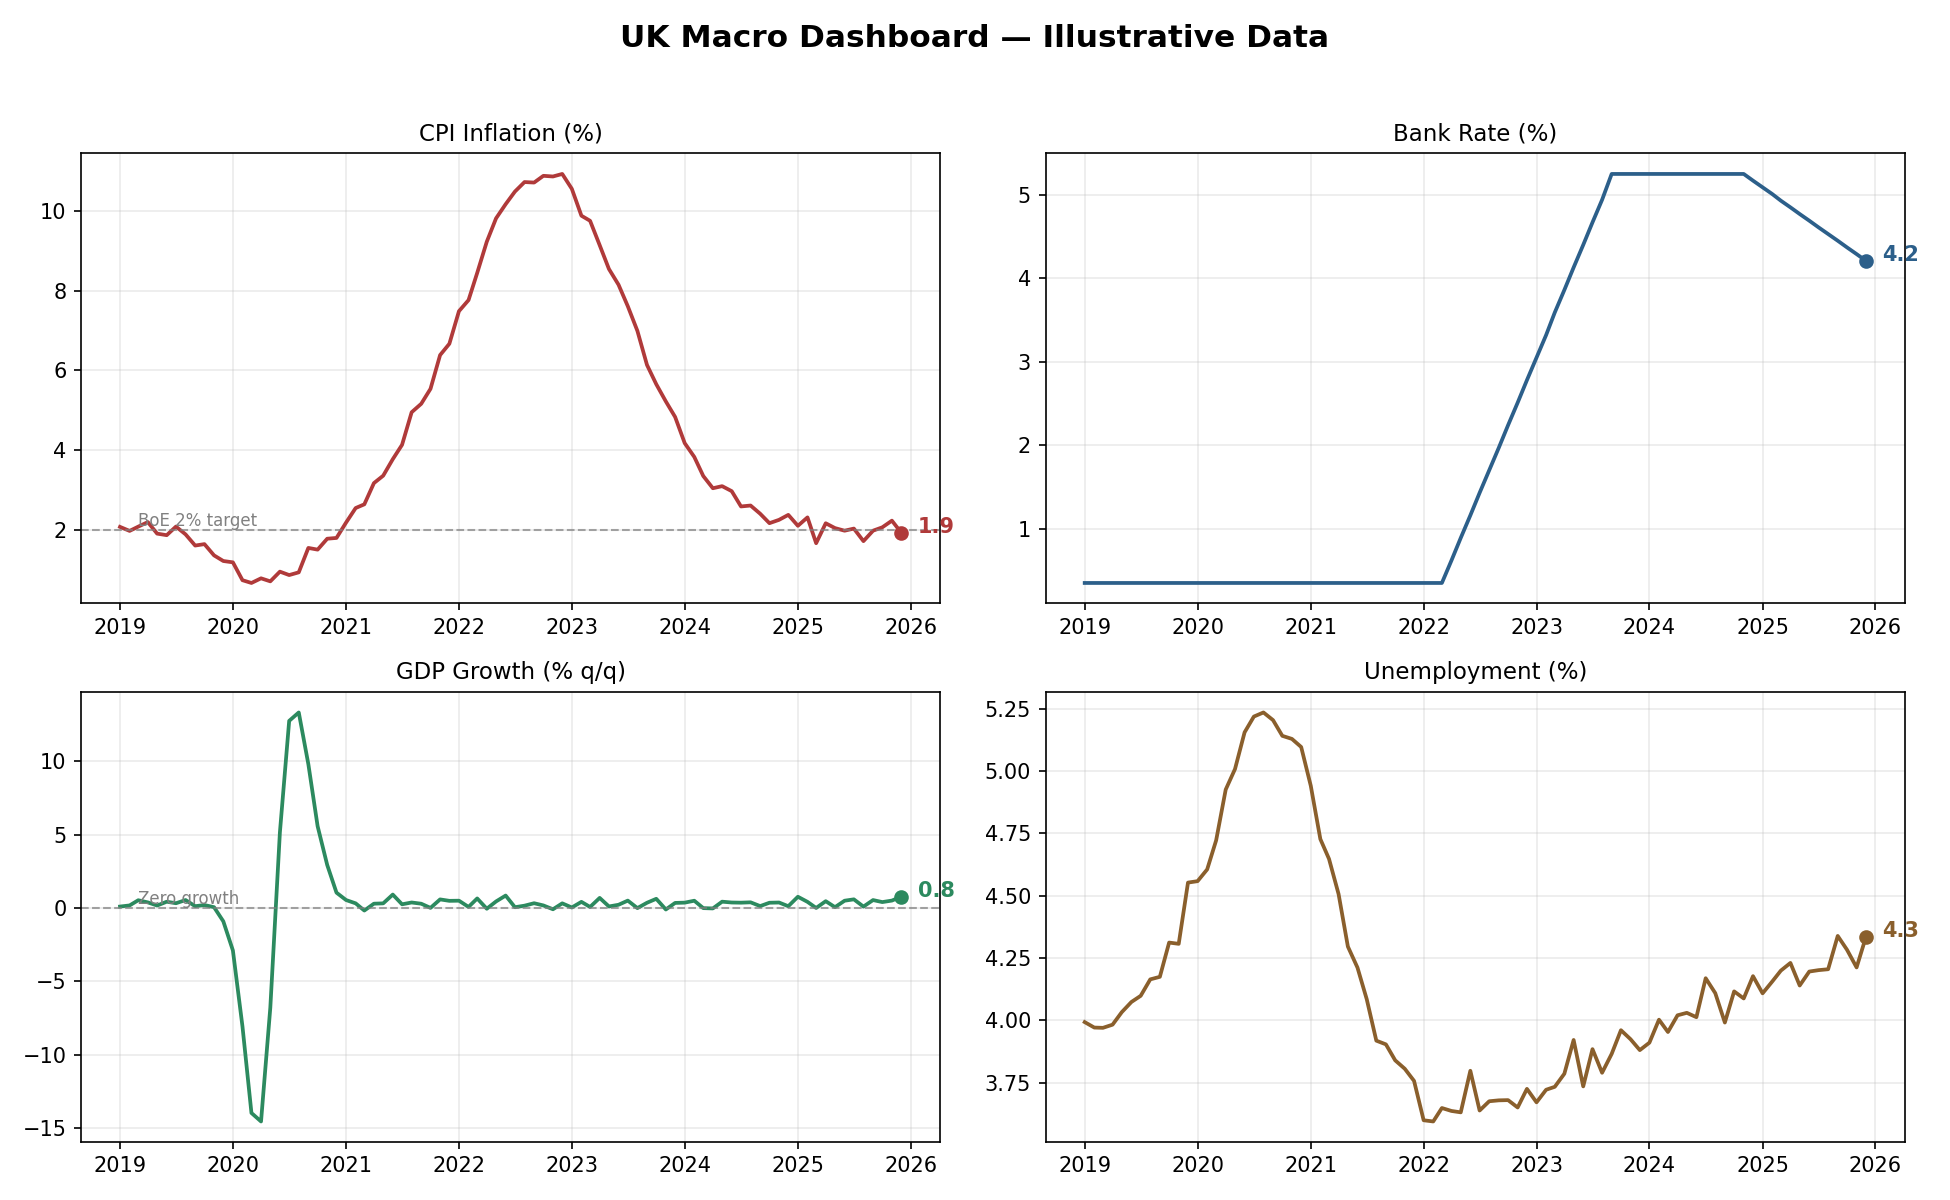

Reproduce this figure in Python.
"""
Macro Economic Dashboard
========================
A four-panel dashboard tracking key UK macro indicators — CPI inflation,
Bank Rate, GDP growth, and unemployment — with trend annotations and a
plain-English economic summary.

Runs out-of-the-box on bundled illustrative data modelled on the broad
shape of the UK 2019–2025 cycle (pandemic shock, inflation spike, rate
hiking cycle, normalisation). Swap in live data by pointing the loader
at the ONS or FRED APIs — see README.

Usage:
    python macro_dashboard.py

Author: Daryl | Research & Data Analyst
"""

import numpy as np
import pandas as pd
import matplotlib
matplotlib.use("Agg")
import matplotlib.pyplot as plt
import matplotlib.dates as mdates

np.random.seed(42)


# ----------------------------------------------------------------------
# 1. Data — illustrative series shaped on the recent UK cycle
# ----------------------------------------------------------------------
def build_dataset():
    dates = pd.date_range("2019-01-01", "2025-12-01", freq="MS")
    n = len(dates)
    t = np.arange(n)

    # CPI inflation (%): ~2% pre-2021, spike to ~11% in 2022, easing after
    cpi = (2.0
           + 9.0 * np.exp(-0.5 * ((t - 45) / 9) ** 2)     # 2022 spike
           - 1.2 * np.exp(-0.5 * ((t - 16) / 5) ** 2)     # 2020 dip
           + np.random.normal(0, 0.15, n))

    # Bank Rate (%): near zero, then a hiking cycle, then plateau/cuts
    bank_rate = np.clip(np.where(t < 38, 0.35,
                        np.where(t < 56, 0.35 + (t - 38) * 0.27, 5.25)),
                        0.1, 5.25)
    bank_rate = np.where(t > 70, np.maximum(5.25 - (t - 70) * 0.08, 3.75),
                         bank_rate)

    # GDP growth (% q/q, monthly interpolated): COVID crash and rebound
    gdp = (0.3
           - 20 * np.exp(-0.5 * ((t - 15) / 1.6) ** 2)    # 2020 Q2 crash
           + 16 * np.exp(-0.5 * ((t - 18) / 2.0) ** 2)    # rebound
           + np.random.normal(0, 0.25, n))

    # Unemployment (%): rises with COVID, falls in tight labour market
    unemp = (4.0
             + 1.3 * np.exp(-0.5 * ((t - 20) / 6) ** 2)
             - 0.4 * np.exp(-0.5 * ((t - 40) / 10) ** 2)
             + 0.3 * (t > 60) * (t - 60) / 24
             + np.random.normal(0, 0.05, n))

    return pd.DataFrame({"CPI Inflation (%)": cpi,
                         "Bank Rate (%)": bank_rate,
                         "GDP Growth (% q/q)": gdp,
                         "Unemployment (%)": unemp}, index=dates)


# ----------------------------------------------------------------------
# 2. Dashboard
# ----------------------------------------------------------------------
PANEL_STYLE = {
    "CPI Inflation (%)":  {"color": "#b03a3a", "target": 2.0,
                           "target_label": "BoE 2% target"},
    "Bank Rate (%)":      {"color": "#2c5f8a", "target": None},
    "GDP Growth (% q/q)": {"color": "#2c8a5f", "target": 0.0,
                           "target_label": "Zero growth"},
    "Unemployment (%)":   {"color": "#8a5f2c", "target": None},
}


def plot_dashboard(df):
    fig, axes = plt.subplots(2, 2, figsize=(13, 8))
    fig.suptitle("UK Macro Dashboard — Illustrative Data",
                 fontsize=15, fontweight="bold")

    for ax, col in zip(axes.flat, df.columns):
        style = PANEL_STYLE[col]
        ax.plot(df.index, df[col], color=style["color"], linewidth=1.8)
        if style["target"] is not None:
            ax.axhline(style["target"], color="grey", linestyle="--",
                       linewidth=1, alpha=0.7)
            ax.text(df.index[2], style["target"], style["target_label"],
                    fontsize=8, color="grey", va="bottom")
        latest = df[col].iloc[-1]
        ax.scatter([df.index[-1]], [latest], color=style["color"], zorder=5)
        ax.annotate(f"{latest:.1f}", (df.index[-1], latest),
                    textcoords="offset points", xytext=(8, 0),
                    fontsize=10, fontweight="bold", color=style["color"])
        ax.set_title(col, fontsize=11)
        ax.xaxis.set_major_formatter(mdates.DateFormatter("%Y"))
        ax.grid(alpha=0.25)

    plt.tight_layout(rect=[0, 0, 1, 0.96])
    plt.savefig("macro_dashboard.png", dpi=150)
    print("Saved: macro_dashboard.png")


# ----------------------------------------------------------------------
# 3. Plain-English summary
# ----------------------------------------------------------------------
def economic_summary(df):
    latest = df.iloc[-1]
    yr_ago = df.iloc[-13]
    print("\nECONOMIC SUMMARY (latest readings)")
    print("=" * 58)
    for col in df.columns:
        now, then = latest[col], yr_ago[col]
        direction = "up" if now > then else "down"
        print(f"  {col:<22} {now:5.1f}  ({direction} from {then:.1f} a year ago)")

    print("\nNARRATIVE")
    print("-" * 58)
    infl = latest["CPI Inflation (%)"]
    rate = latest["Bank Rate (%)"]
    if infl > 2.5 and rate > 4:
        stance = "restrictive: inflation remains above target."
    elif infl <= 2.5 and rate > 4:
        stance = ("transitioning: inflation is near target while policy "
                  "remains tight, opening room for cuts.")
    else:
        stance = "accommodative."
    print(f"  Policy stance looks {stance}")
    print("  Replace the bundled data with live ONS/FRED feeds for a")
    print("  production dashboard (see README for the API pattern).")


# ----------------------------------------------------------------------
if __name__ == "__main__":
    df = build_dataset()
    print(f"Dataset: {len(df)} monthly observations, "
          f"{df.index[0]:%b %Y} to {df.index[-1]:%b %Y}")
    plot_dashboard(df)
    economic_summary(df)
